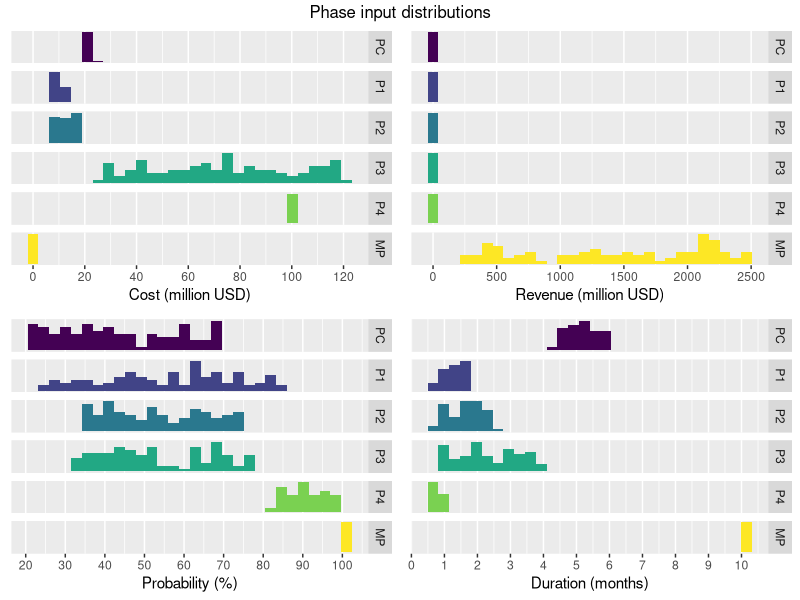
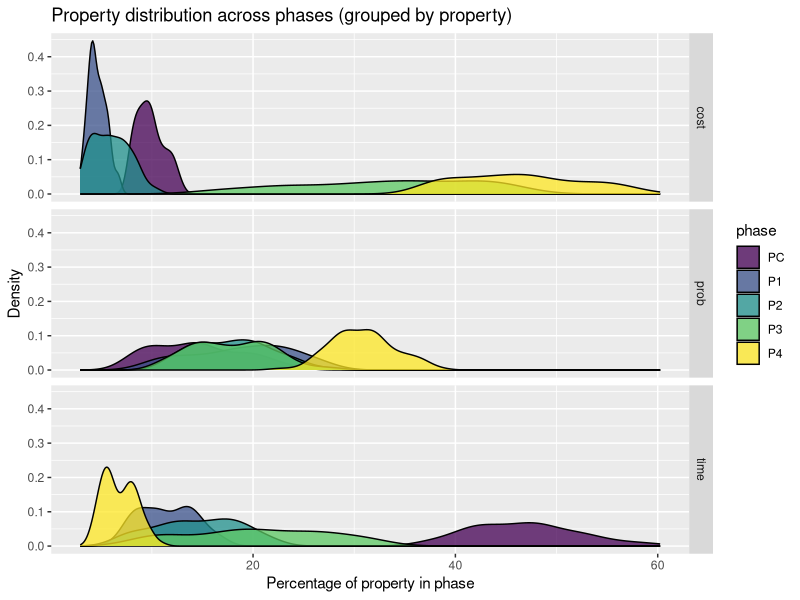
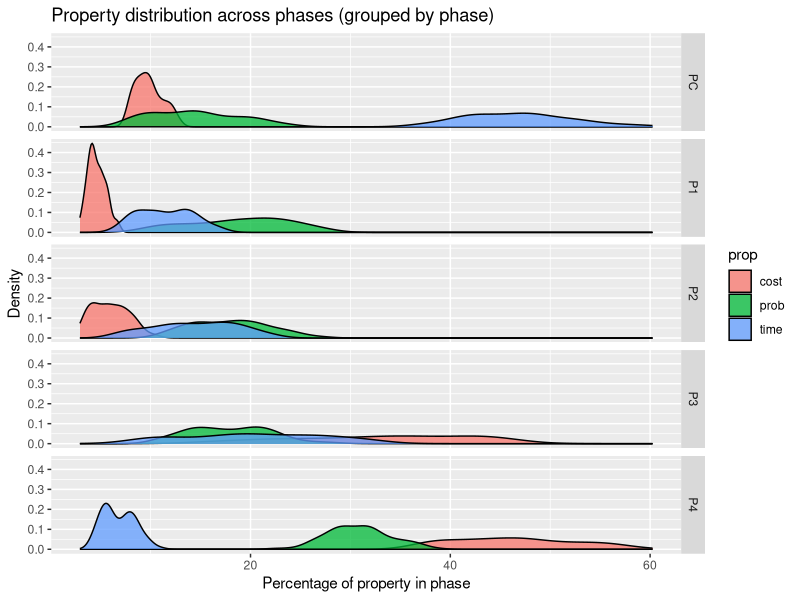
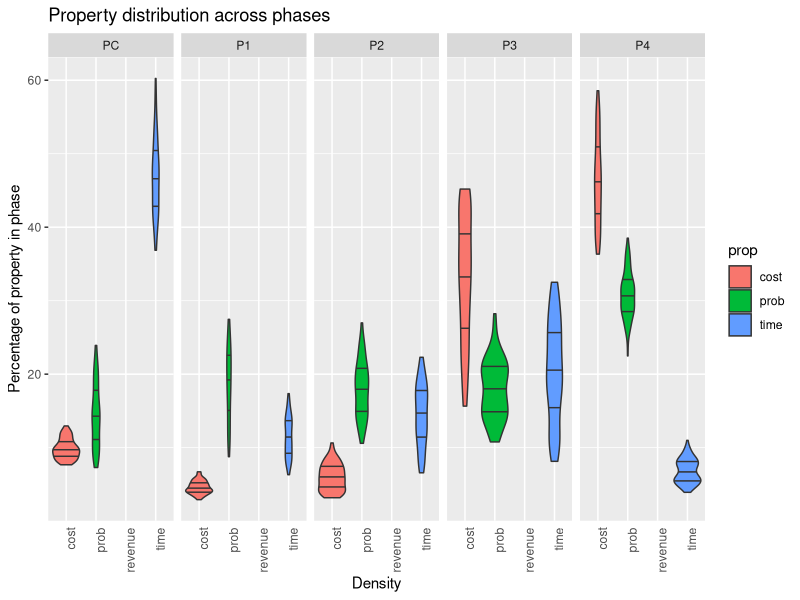
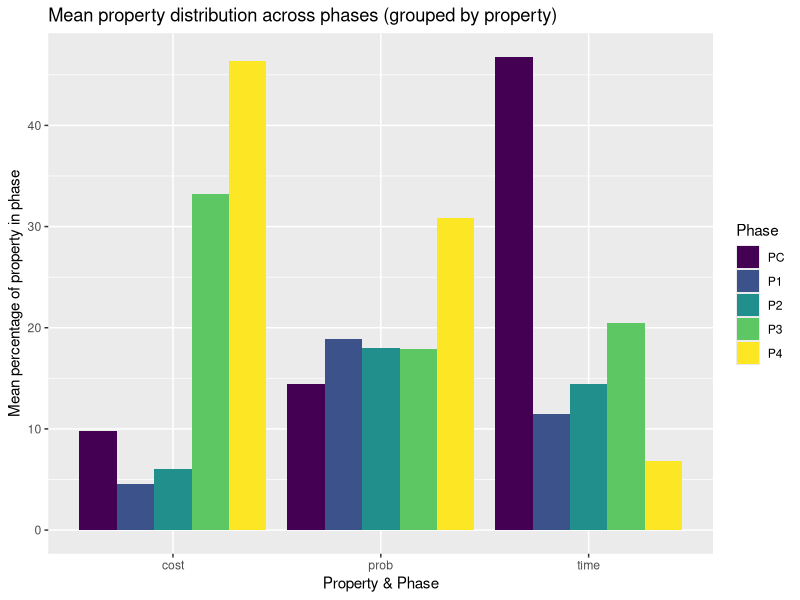
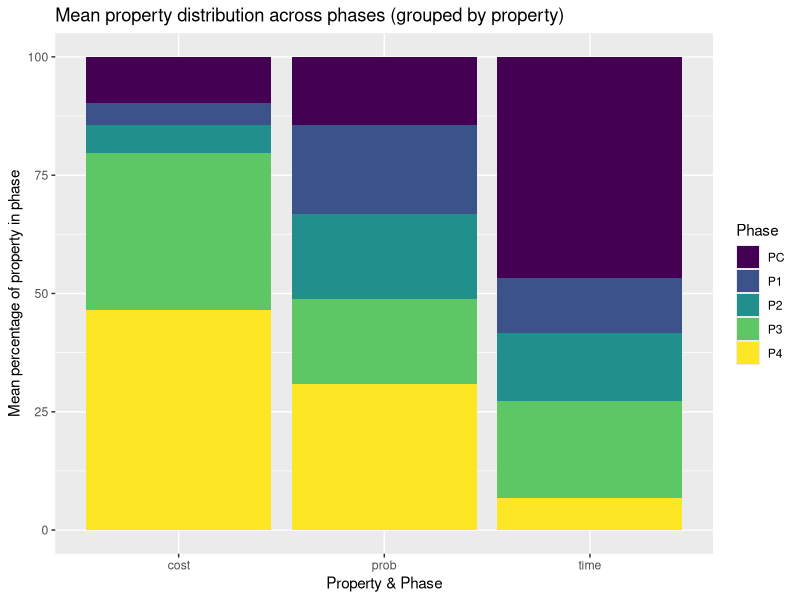
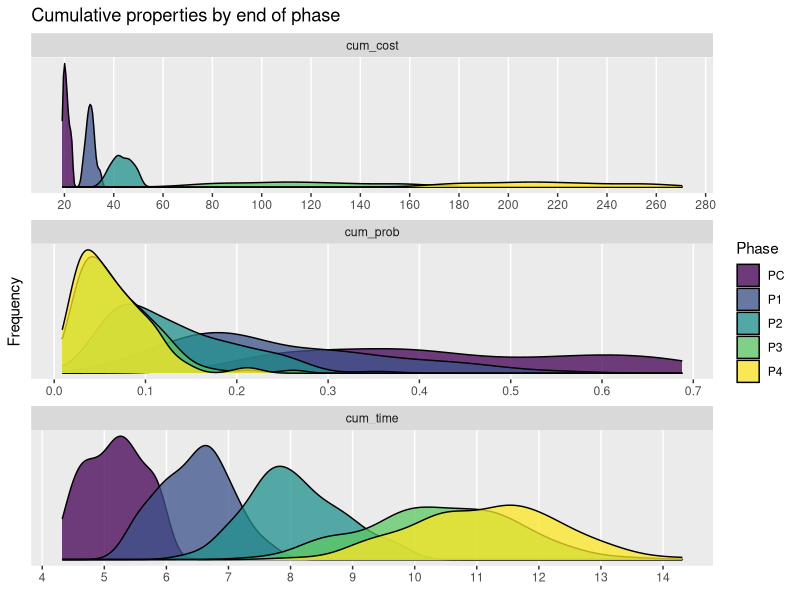
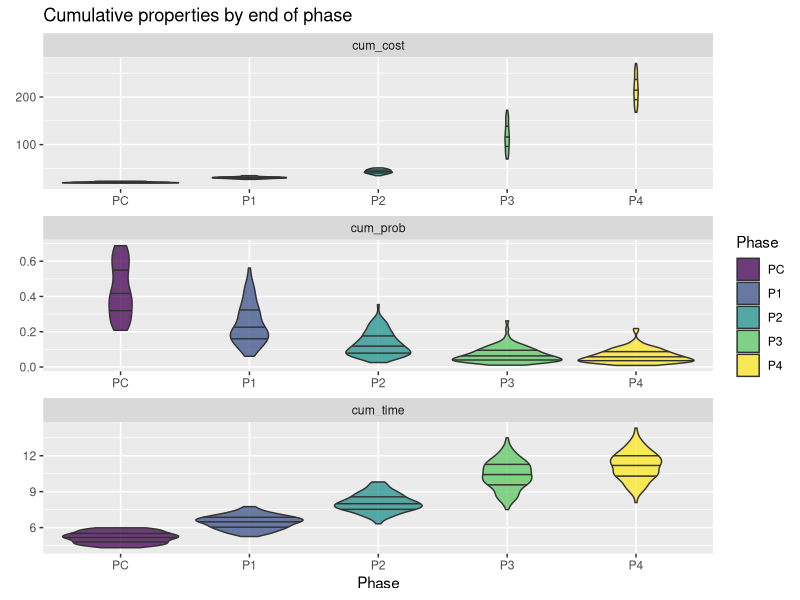

Reproduce these figures in R, in order.
# Dependencies
library(dplyr)
library(forcats)
library(ggplot2)
library(ggridges)
library(tidyr)
library(gridExtra)

# Visual config
options(tibble.width = Inf) # Always print all tibble cols

# Data config
set.seed(1)
N     = 100
YEARS = 25


# Factors
PHASES <- c('PC','P1','P2','P3','P4','MP')


# ========= SAMPLING ================

# Same across all phases
discount.rate <- runif(N, 0.09, 0.24)

# Sample: Pre Clinical
pc <- tibble(subject=1:N, phase=factor('PC', levels=PHASES, ordered=TRUE))
pc$time             <- runif(N, min=4.3, max=6)
pc$cost             <- runif(N, min=19, max=23.2)
pc$revenue          <- rep(0, N)
pc$prob             <- runif(N, min=0.175, max=0.69)
pc$discount.rate    <- discount.rate

# Sample: Phase 1
p1 <- tibble(subject=1:N, phase=factor('P1', levels=PHASES, ordered=TRUE))
p1$time             <- runif(N, min=0.75, max=1.8)
p1$prob             <- runif(N, min=0.25, max=0.837)
p1$cost             <- runif(N, min=7.3, max=12)
p1$revenue          <- rep(0, N)
p1$discount.rate    <- discount.rate

# Sample: Phase 2
p2 <- tibble(subject=1:N, phase=factor('P2', levels=PHASES, ordered=TRUE))
p2$time             <- runif(N, min=0.75, max=2.5)
p2$revenue          <- rep(0, N)
p2$cost             <- runif(N, min=7.12, max=18.72)
p2$prob             <- runif(N, min=0.34, max=0.74)
p2$discount.rate    <- discount.rate

# Sample: Phase 3
p3 <- tibble(subject=1:N, phase=factor('P3', levels=PHASES, ordered=TRUE))
p3$cost             <- runif(N, min=26.88, max=121.68)
p3$prob             <- runif(N, min=0.314, max=0.786)
p3$time             <- runif(N, min=0.83, max=3.9)
p3$revenue          <- rep(0, N)
p3$discount.rate    <- discount.rate

# Sample: Phase 4
p4 <- tibble(subject=1:N, phase=factor('P4', levels=PHASES, ordered=TRUE))
p4$time             <- runif(N, min=0.5, max=1.04)
p4$prob             <- runif(N, min=0.83, max=0.99)
p4$cost             <- rep(98.297168, N)
p4$revenue          <- rep(0, N)
p4$discount.rate    <- discount.rate

# Sample: Market sales
sales <- tibble(subject=1:N, phase=factor('MP', levels=PHASES, ordered=TRUE))
sales$prob          <- 1
sales$cost          <- 0
sales$revenue       <- runif(N, min=218, max=2500)
sales$time          <- 10
sales$discount.rate <- discount.rate

# Combine all phases into single dataset
phases <- bind_rows(pc, p1, p2, p3, p4, sales)

# Group by subject
phases <- phases %>% group_by(subject)

# ========= END SAMPLING ================



# Add: timestamps to every observation
phases <- phases %>% mutate(t = cumsum(time) - time)

# Compute: precompute cashflow since it's used alot
phases$cashflow <- phases$revenue - phases$cost

# Compute: cumulative phase properties
phases <- phases %>% group_by(subject) %>%
  mutate(cum_cost = cumsum(cost),
         cum_revenue = cumsum(revenue),
         cum_time    = cumsum(time),
         cum_prob    = cumprod(prob))


# Compute: Cost/revenue slopes and offsets to allow computing discrete
# cashflows for years TODO: Separate market into separate dataset and then do
# the yearly2 calc for two datasets so that we don't have to deal with
# exceptions and instead simply assume that everything is either constantly or
# linearly distributed in the development and market data set respectively.
phases$cost.a     <- ifelse(phases$phase=='MP', ((phases$cost * 2 / (phases$time + 1)) / phases$time), 0)
phases$cost.b     <- ifelse(phases$phase=='MP', 0, (phases$cost / phases$time))
phases$revenue.a  <- ifelse(phases$phase=='MP', ((phases$revenue * 2 / (phases$time + 1)) / phases$time), 0)
phases$revenue.b  <- ifelse(phases$phase=='MP', 0, (phases$revenue / phases$time))
phases$prob.a     <- 0
phases$prob.b     <- phases$prob ^ (1/phases$time)


# Plot: phase property distributions
p1 <- ggplot(phases, aes(cost, fill=phase)) +
  geom_histogram() +
  facet_grid(phase ~ ., scale='free_y') +
  theme(axis.title.y=element_blank(),
        axis.text.y=element_blank(),
        axis.ticks.y=element_blank(),
        panel.grid.minor.y=element_blank(),
        panel.grid.major.y=element_blank(),
        legend.position='none') +
  scale_x_continuous(breaks = scales::pretty_breaks(n = 8)) +
  xlab('Cost (million USD)')
p2 <- ggplot(phases, aes(revenue, fill=phase)) +
  geom_histogram() +
  facet_grid(phase ~ ., scale='free_y') +
  theme(axis.title.y=element_blank(),
        axis.text.y=element_blank(),
        axis.ticks.y=element_blank(),
        panel.grid.minor.y=element_blank(),
        panel.grid.major.y=element_blank(),
        legend.position='none') +
  xlab('Revenue (million USD)')
p3 <- ggplot(phases, aes(prob*100, fill=phase)) +
  geom_histogram() +
  facet_grid(phase ~ ., scale='free_y') +
  theme(axis.title.y=element_blank(),
        axis.text.y=element_blank(),
        axis.ticks.y=element_blank(),
        panel.grid.minor.y=element_blank(),
        panel.grid.major.y=element_blank(),
        legend.position='none') +
  scale_x_continuous(breaks = scales::pretty_breaks(n = 10)) +
  xlab('Probability (%)')
p4 <- ggplot(phases, aes(time, fill=phase)) +
  geom_histogram() +
  facet_grid(phase ~ ., scale='free_y') +
  theme(axis.title.y=element_blank(),
        axis.text.y=element_blank(),
        axis.ticks.y=element_blank(),
        panel.grid.minor.y=element_blank(),
        panel.grid.major.y=element_blank(),
        legend.position='none') +
  scale_x_continuous(breaks = scales::pretty_breaks(n = 8)) +
  xlab('Duration (months)')
grid.arrange(p1, p2, p3, p4, ncol=2, top='Phase input distributions')

# Transform: phase properties to long from wide
phase_props <- phases %>%
  filter(phase != 'MP') %>%
  select(1:6) %>%
  gather(key='prop', value='value', 3:6) %>%
  group_by(subject, prop) %>%
  mutate(total = sum(value),
         ratio = value / total) # NOTE: will cause NaN if 0/0

# Transform: cumulative phase properties to long from wide
cum_phase_props <- phases %>%
  filter(phase != 'MP') %>%
  select(c(1, 2, cum_cost:cum_prob)) %>%
  gather(key='prop', value='value', cum_cost:cum_prob)

# Plot: property distribution across phases
ggplot(filter(phase_props, !is.na(ratio)), aes(ratio*100, fill=phase)) +
  geom_density(alpha=0.75) +
  ggtitle('Property distribution across phases (grouped by property)') +
  facet_grid(prop ~ .) +
  xlab('Percentage of property in phase') + ylab('Density')
ggplot(phase_props, aes(ratio*100, fill=prop)) +
  geom_density(alpha=0.75) +
  ggtitle('Property distribution across phases (grouped by phase)') +
  facet_grid(phase ~ .) +
  xlab('Percentage of property in phase') + ylab('Density')
ggplot(phase_props, aes(x=prop,y=ratio*100, fill=prop)) +
  geom_violin(draw_quantiles=c(0.25, 0.5, 0.75)) +
  ggtitle('Property distribution across phases') +
  facet_grid(~ phase) +
  theme(axis.text.x = element_text(angle = 90, hjust = 1),
        axis.ticks.x=element_blank()) +
  ylab('Percentage of property in phase') + xlab('Density')

# Summarize: property distribution across phases
phase_props_summary <- phase_props %>%
  group_by(phase, prop) %>%
  summarise(ratio.mean = mean(ratio))

# Plot: summary of property distribution across phases
ggplot(filter(phase_props_summary, is.finite(ratio.mean)), aes(x=prop, y=ratio.mean * 100)) +
  geom_bar(stat='identity', aes(fill=phase), position='dodge') +
  labs(fill='Phase') +
  xlab('Property & Phase') + ylab('Mean percentage of property in phase') +
  ggtitle('Mean property distribution across phases (grouped by property)')

# Plot: summary of property distribution across phases
ggplot(filter(phase_props_summary, is.finite(ratio.mean)), aes(x=prop, y=ratio.mean * 100)) +
  geom_bar(stat='identity', aes(fill=phase), position='stack') +
  labs(fill='Phase') +
  xlab('Property & Phase') + ylab('Mean percentage of property in phase') +
  ggtitle('Mean property distribution across phases (grouped by property)')

# Plot: cumulative properties per phase (density plot)
ggplot(filter(cum_phase_props, prop!='cum_revenue'),
       aes(value, fill=phase)) +
  facet_wrap(prop ~ ., scale='free', ncol=1) +
  geom_density(alpha=0.75) +
  theme(axis.text.y=element_blank(), axis.ticks.y=element_blank(),
        panel.grid.minor.y=element_blank(),
        panel.grid.minor.x=element_blank(),
        panel.grid.major.y=element_blank()) +
  scale_x_continuous(breaks = scales::pretty_breaks(n = 10)) +
  ggtitle('Cumulative properties by end of phase') +
  ylab('Frequency') + xlab(element_blank()) + labs(fill='Phase')

# Plot: cumulative properties per phase (violin plot)
ggplot(filter(cum_phase_props, prop!='cum_revenue'),
       aes(phase, value, fill=phase)) +
  geom_violin(draw_quantiles=c(0.25, 0.5, 0.75), alpha=0.75) +
  facet_wrap(prop ~ ., scale='free', ncol=1) +
  ggtitle('Cumulative properties by end of phase') +
  xlab('Phase') + ylab(element_blank()) + labs(fill='Phase')



# Transform: Cartesian product of phases (phase from phase)
phases_from_phases <- tibble()
for (from in PHASES) {
  pfp <- phases %>%
    filter(phase >= from) %>%
    group_by(subject) %>%
    transmute(phase = phase,
           from = factor(from, levels=PHASES, ordered=TRUE),
           time.to = cumsum(time) - time,
           # Compute: PVs
           cost.pv    = cost / ((1 + discount.rate) ^ time.to),
           revenue.pv = revenue / ((1 + discount.rate) ^ time.to))
  phases_from_phases <- bind_rows(phases_from_phases, pfp)
}


# Plot: PV of different properties from different phases (violin matrices)
ggplot(filter(phases_from_phases, cost.pv>0), aes(phase, cost.pv, fill=from)) +
  geom_violin(draw_quantiles=c(0.25, 0.5, 0.75), alpha=0.75) +
  ggtitle('Cost PV (present value) from the perspective of different phases') +
  facet_grid(rows=vars(from), cols=vars(phase), scales='free')
ggplot(filter(phases_from_phases, revenue.pv>0), aes(phase, revenue.pv, fill=from)) +
  geom_violin(draw_quantiles=c(0.25, 0.5, 0.75), alpha=0.75) +
  ggtitle('Revenue PV (present value) from the perspective of different phases')
  #facet_grid(rows=vars(from), cols=vars(phase), scales='free')
ggplot(filter(phases_from_phases, (revenue.pv-cost.pv)!=0), aes(phase, (revenue.pv-cost.pv), fill=from)) +
  geom_violin(draw_quantiles=c(0.25, 0.5, 0.75), alpha=0.75) +
  ggtitle('PV (present value) from the perspective of different phases') +
  facet_grid(rows=vars(from), cols=vars(phase), scales='free')

# Plot: PV of different properties from different phases (density plots)
# TODO: Why is P4 from P4 not a single line since it's a constant value?
# SOLUTION: Increase bandwidth (bw). Not sure if it's an appropriate solution
# though. Or switch to histograms.
phases_from_phases %>% filter(cost.pv > 0) %>%
  ggplot(aes(cost.pv, fill=from)) +
  geom_density(alpha=0.3) +
  ggtitle('Cost PV (present value) from the perspective of different phases') +
  facet_grid(phase ~ ., scales='free_y') +
  theme(axis.text.y = element_blank(), axis.ticks.y = element_blank()) +
  xlab('PV (million USD)') + ylab('Density')
phases_from_phases %>% filter(revenue.pv > 0) %>%
  ggplot(aes(revenue.pv, fill=from)) +
  geom_density(alpha=0.3) +
  ggtitle('Revenue PV (present value) from the perspective of different phases') +
  facet_grid(phase ~ ., scales='free_y') +
  theme(axis.text.y = element_blank(), axis.ticks.y = element_blank()) +
  xlab('PV (million USD)') + ylab('Density')


# Transform: PV means per view
phases_from_phases_summary <- phases_from_phases %>% group_by(phase, from) %>%
  summarise(revenue.pv.mean  = mean(revenue.pv),
            cost.pv.mean     = mean(cost.pv),
            time.to.mean     = mean(time.to))

# Plot: mean PVs of props for phases from phases
phases_from_phases_summary %>%
  filter(cost.pv.mean > 0) %>%
  ggplot(aes(phase, cost.pv.mean)) +
  geom_bar(stat='identity', aes(fill=from), position='dodge') + ylab('PV (cost)') +
  ggtitle('Mean cost PV of phase from the perspective of different phases')

phases_from_phases_summary %>%
  ggplot(aes(phase, (revenue.pv.mean - cost.pv.mean))) +
  geom_bar(stat='identity', aes(fill=from), position='dodge') + ylab('PV (cashflow)') +
  ggtitle('Mean cashflow PV of phase from the perspective of different phases')

# TODO: This plot feels out of place, and if this is plotted I guess remaining
# probability should be plotted as well.
phases_from_phases_summary %>%
  filter(time.to.mean > 0) %>%
  ggplot(aes(phase, time.to.mean)) +
  geom_bar(stat='identity', aes(fill=from), position='dodge') + ylab('Time to') +
  ggtitle('Mean time remaining to different phases from different phases')


# Transform: To cashflows over time (phase yearly)
phase_years <- tibble()
for (x in 1:ceiling(max(phases$time) + 1)) {
  # Prepare
  within_phase   <- x <= phases$time
  not_whole_year <- x-phases$time>0 & x-phases$time<1
  #base_cashflow      <- ifelse(within_phase, phases$cashflow.a * x + phases$cashflow.b, 0)
  #remainder_cashflow <- ifelse(not_whole_year, (phases$time-floor(phases$time))*(phases$cashflow/phases$time), 0)
  base_cost          <- ifelse(within_phase, phases$cost.a * x + phases$cost.b, 0)
  remainder_cost     <- ifelse(not_whole_year, (phases$time-floor(phases$time))*(phases$cost/phases$time), 0)
  base_revenue       <- ifelse(within_phase, phases$revenue.a * x + phases$revenue.b, 0)
  remainder_revenue  <- ifelse(not_whole_year, (phases$time-floor(phases$time))*(phases$revenue/phases$time), 0)
  base_prob          <- ifelse(within_phase, phases$prob.a * x + phases$prob.b, 0)
  remainder_prob     <- ifelse(not_whole_year, phases$prob / ((phases$prob.a*x+phases$prob.b) ^ floor(phases$time)), 0)
  # NOTE: The remainder is computed by assuming that the value is evenly
  # distributed over the whole phase (i.e. constantly). If this is not true
  # then the remainder will be incorrectly computed. However, since we assume
  # that phase properties are indeed constantly distributed over the course of
  # the phase, it is not a problem for phase properties. While we do assume
  # that market sales grow linearly this is not a problem since there will be
  # no remainder given that we assume that all markets span 10 years. However,
  # please be very careful and make sure you get this right!!
  # NOTE: This computation is a bit odd since there will never be a base
  # cashflow and a remainder at the same time.
  # Make data frame
  discount.rate  <- phases$discount.rate
  time           <- phases$time
  cost           <- base_cost + remainder_cost
  revenue        <- base_revenue + remainder_revenue
  prob           <- base_prob + remainder_prob
  subject        <- phases$subject
  phase.year     <- x
  phase          <- phases$phase
  t              <- phases$t + phase.year - 1
  df             <- tibble(subject, phase.year, t, phase, cost, revenue, prob, time, discount.rate)
  df             <- df[cost != 0 | revenue != 0 | prob > 0, ] # No need to keep years without cashflow
  phase_years    <- bind_rows(phase_years, df)
}

# Plot: Properties per phase year of different phases
ggplot(phase_years, aes(as.factor(phase.year), cost, fill=phase)) +
  geom_boxplot(alpha=0.6) +
  facet_wrap(.~phase, scale='free', nrow=2) +
  xlab('Phase year (note: phase duration vary across projects and phases)') +
  theme(legend.position='none') +
  ggtitle('Cost of year in phase')
ggplot(phase_years, aes(as.factor(phase.year), revenue, fill=phase)) +
  geom_boxplot(alpha=0.6) +
  facet_wrap(.~phase, scale='free', nrow=2) +
  xlab('Phase year (note: phase duration vary across projects and phases)') +
  theme(legend.position='none') +
  ggtitle('Revenue of year in phase')
ggplot(phase_years, aes(as.factor(phase.year), prob, fill=phase)) +
  geom_boxplot(alpha=0.6) +
  facet_wrap(.~phase, scale='free', nrow=2) +
  xlab('Phase year (note: phase duration vary across projects and phases)') +
  theme(legend.position='none') +
  ggtitle('Probability of success of year in phase')

# Summarize: phase years
phase_years_summary <- phase_years %>%
  group_by(phase, phase.year) %>%
  summarize(cost.mean    = mean(cost),
            prob.mean    = mean(prob),
            revenue.mean = mean(revenue))

# Plot: Mean properties per phase year of different phases
p1 <- ggplot(phase_years_summary, aes(phase.year, cost.mean, color=phase)) +
  geom_line() + geom_point() + ggtitle('Mean cost of year in phase')
p2 <- ggplot(phase_years_summary, aes(phase.year, revenue.mean, color=phase)) +
  geom_line() + geom_point() + ggtitle('Mean revenue of year in phase')
p3 <- ggplot(phase_years_summary, aes(phase.year, prob.mean, color=phase)) +
  geom_line() + geom_point() + ggtitle('Mean probability of success of year in phase')
grid.arrange(p1, p2, p3, ncol=1)


# Transform: Phase years from different phases
phase_years_from_phases <- tibble()
for (from in PHASES) {
  pyfp <- phase_years %>%
    filter(phase >= from) %>%
    group_by(subject) %>%
    arrange(subject, t) %>%
    mutate(from          = factor(from, levels=PHASES, ordered=TRUE),
           time.to       = t - min(t),
           cashflow      = revenue - cost,
           cum.cost      = cumsum(cost),
           cum.revenue   = cumsum(revenue),
           cum.cashflow  = cum.revenue - cum.cost,
           rem.prob      = prod(prob) / cumprod(prob) * prob,
           cum.prob      = cumprod(prob),
           prob.to       = cum.prob / prob,
           # cost
           cost.rv         = cost * prob.to, # TODO:ok?
           cost.rv.cum     = cumsum(cost.rv),
           cost.pv         = cost / ((1 + discount.rate) ^ time.to),
           cost.rpv        = (cost / ((1 + discount.rate) ^ time.to)) * prob.to,
           cost.npv        = cumsum(cost.pv),
           cost.rnpv       = cumsum(cost.rpv), # TODO:ok?
           # revenue
           revenue.rv      = revenue * prob.to, # TODO:ok?
           revenue.rv.cum  = cumsum(revenue.rv),
           revenue.pv      = revenue / ((1 + discount.rate) ^ time.to),
           revenue.rpv     = (revenue / ((1 + discount.rate) ^ time.to)) * prob.to,
           revenue.npv     = cumsum(revenue.pv),
           revenue.rnpv    = cumsum(revenue.rpv), # TODO:ok?
           # cashflow
           cashflow.rv     = revenue.rv - cost.rv,
           cashflow.rv.cum = revenue.rv.cum - cost.rv.cum,
           cashflow.pv     = revenue.pv - cost.pv,
           cashflow.rpv    = revenue.rpv - cost.rpv,
           cashflow.npv    = revenue.npv - cost.npv,
           cashflow.rnpv   = revenue.rnpv - cost.rnpv,
           # year
           year            = floor(time.to)
           )
  phase_years_from_phases <- bind_rows(phase_years_from_phases, pyfp)
}

# Transform: Phase years from different phases
phase_years_from_years <- tibble()
for (yr in 1:(ceiling(max(phase_years$t)) + 1)) {
  pyfy <- phase_years %>%
    filter(t >= yr) %>%
    group_by(subject) %>%
    arrange(subject, t) %>%
    mutate(from            = yr,
           time.to         = t - min(t),
           cashflow        = revenue - cost,
           cum.cost        = cumsum(cost),
           cum.revenue     = cumsum(revenue),
           cum.cashflow    = cum.revenue - cum.cost,
           rem.prob        = prod(prob) / cumprod(prob) * prob,
           cum.prob        = cumprod(prob),
           prob.to         = cum.prob / prob,
           # cost
           cost.rv         = cost * prob.to, # TODO:ok?
           cost.rv.cum     = cumsum(cost.rv),
           cost.pv         = cost / ((1 + discount.rate) ^ time.to),
           cost.rpv        = (cost / ((1 + discount.rate) ^ time.to)) * prob.to,
           cost.npv        = cumsum(cost.pv),
           cost.rnpv       = cumsum(cost.rpv), # TODO:ok?
           # revenue
           revenue.rv      = revenue * prob.to, # TODO:ok?
           revenue.rv.cum  = cumsum(revenue.rv),
           revenue.pv      = revenue / ((1 + discount.rate) ^ time.to),
           revenue.rpv     = (revenue / ((1 + discount.rate) ^ time.to)) * prob.to,
           revenue.npv     = cumsum(revenue.pv),
           revenue.rnpv    = cumsum(revenue.rpv), # TODO:ok?
           # cashflow
           cashflow.rv     = revenue.rv - cost.rv,
           cashflow.rv.cum = revenue.rv.cum - cost.rv.cum,
           cashflow.pv     = revenue.pv - cost.pv,
           cashflow.rpv    = revenue.rpv - cost.rpv,
           cashflow.npv    = revenue.npv - cost.npv,
           cashflow.rnpv   = revenue.rnpv - cost.rnpv,
           # year
           year            = floor(time.to)
           )
  phase_years_from_years <- bind_rows(phase_years_from_years, pyfy)
}

# Plot: Yearly data from different phases
for (ph in c('PC')) {
  sub <- filter(phase_years_from_phases, from == ph)
  p1 <- ggplot(sub, aes(as.factor(year), cashflow)) +
    scale_y_continuous(breaks = scales::pretty_breaks(n = 8)) +
    ggtitle('Not capitalized') +
    xlab(element_blank()) + ylab(element_blank()) +
    geom_boxplot(fill='#f8766d')
  p2 <- ggplot(sub, aes(as.factor(year), cashflow.rv)) +
    scale_y_continuous(breaks = scales::pretty_breaks(n = 8)) +
    ggtitle('RV') +
    xlab(element_blank()) + ylab(element_blank()) +
    geom_boxplot(fill='#f8766d')
  p3 <- ggplot(sub, aes(as.factor(year), cashflow.pv)) +
    scale_y_continuous(breaks = scales::pretty_breaks(n = 8)) +
    ggtitle('PV') +
    xlab(element_blank()) + ylab(element_blank()) +
    geom_boxplot(fill='#f8766d')
  p4 <- ggplot(sub, aes(as.factor(year), cashflow.rpv)) +
    scale_y_continuous(breaks = scales::pretty_breaks(n = 8)) +
    ggtitle('rPV') +
    xlab(element_blank()) + ylab(element_blank()) +
    geom_boxplot(fill='#f8766d')
  p5 <- ggplot(sub, aes(as.factor(year), cum.cashflow)) +
    scale_y_continuous(breaks = scales::pretty_breaks(n = 8)) +
    ggtitle('Not capitalized') +
    xlab(element_blank()) + ylab(element_blank()) +
    geom_boxplot(fill='#00bfc4')
  p6 <- ggplot(sub, aes(as.factor(year), cashflow.rv.cum)) +
    scale_y_continuous(breaks = scales::pretty_breaks(n = 8)) +
    ggtitle('Cumulative RV') +
    xlab(element_blank()) + ylab(element_blank()) +
    geom_boxplot(fill='#00bfc4')
  p7 <- ggplot(sub, aes(as.factor(year), cashflow.npv)) +
    scale_y_continuous(breaks = scales::pretty_breaks(n = 8)) +
    ggtitle('NPV (cumulative PV)') +
    xlab(element_blank()) + ylab(element_blank()) +
    geom_boxplot(fill='#00bfc4')
  p8 <- ggplot(sub, aes(as.factor(year), cashflow.rnpv)) +
    scale_y_continuous(breaks = scales::pretty_breaks(n = 8)) +
    ggtitle('rNPV (cumulative rPV)') +
    xlab(element_blank()) + ylab(element_blank()) +
    geom_boxplot(fill='#00bfc4')
  grid.arrange(p1, p2, p3, p4, nrow=2, top=sprintf('Cashflow per year from %s', ph))
  grid.arrange(p5, p6, p7, p8, nrow=2, top=sprintf('Cumulative cashflow per year (i.e. value at different exit-points/targets) from %s', ph))
}



# # # # # # #



# Summarize: phase years from years
phase_years_from_years_summary <- phase_years_from_years %>%
  group_by(year, from) %>%
  summarize(cum.mean    = mean(cum.cashflow),
            rv.cum.mean = mean(cashflow.rv.cum),
            npv.mean    = mean(cashflow.npv),
            rnpv.mean   = mean(cashflow.rnpv))

# Summarize: phase years from phases
phase_years_from_phases_summary <- phase_years_from_phases %>%
  group_by(year, from) %>%
  summarize(cum.mean    = mean(cum.cashflow),
            rv.cum.mean = mean(cashflow.rv.cum),
            npv.mean    = mean(cashflow.npv),
            rnpv.mean   = mean(cashflow.rnpv))

# Transform: phase years from years summary from wide to long
phase_years_from_years_summary_long <- phase_years_from_years_summary %>%
  gather('valuation', 'value', -year, -from)

# Transform: phase years from phases summary from wide to long
phase_years_from_phases_summary_long <- phase_years_from_phases_summary %>%
  gather('valuation', 'value', -year, -from)



# # # # # # #



# Plot: mean rnpv/npv over time (from pc)
# TODO: P4 has a very dramatic drop in the last year, why? That makes no sense?
ggplot(filter(phase_years_from_phases_summary_long,
              valuation!='cum.mean' & valuation!='rv.cum.mean'
              ),
       aes(year, value, color=valuation)) +
  geom_line() +
  geom_point() +
  scale_x_continuous(breaks = scales::pretty_breaks(n = 10)) +
  ylab('Valuation statistic') +
  facet_wrap(from~., scale='free', ncol=2) +
  ggtitle('Valuation of different exit years starting from different phases')



# # # # # # #



# Transform: Compute final year npv values (from phases)
# TODO: Not sure if final year is NPV is becoming skewed by zero cashflow years
# in the end. It seems to me that it shouldn't be a problem but: make some
# calculations to ensure that this is definitely not a problem!
final_year_from_phases <- phase_years_from_phases %>%
  group_by(subject, from) %>%
  filter(year == max(year)) %>%
  summarise(cashflow.npv    = tail(cashflow.npv, n=1),
            cashflow.rnpv   = tail(cashflow.rnpv, n=1),
            cum.cashflow    = tail(cum.cashflow, n=1),
            cashflow.rv.cum = tail(cashflow.rv.cum, n=1),
            )

# Transform: Compute final year npv values (from years)
final_year_from_years <- phase_years_from_years %>%
  group_by(subject, from) %>%
  filter(year == max(year)) %>%
  summarise(cashflow.npv    = tail(cashflow.npv, n=1),
            cashflow.rnpv   = tail(cashflow.rnpv, n=1),
            cum.cashflow    = tail(cum.cashflow, n=1),
            cashflow.rv.cum = tail(cashflow.rv.cum, n=1),
            )

# Summarize: Final year from phases
final_year_from_phases_summary <- final_year_from_phases %>%
  group_by(from) %>%
  summarize(npv.mean    = mean(cashflow.npv),
            rnpv.mean   = mean(cashflow.rnpv),
            cum.mean    = mean(cum.cashflow),
            cum.rv.mean = mean(cashflow.rv.cum))

# Summarize: Final year from year
final_year_from_years_summary <- final_year_from_years %>%
  group_by(from) %>%
  summarize(npv.mean    = mean(cashflow.npv),
            rnpv.mean   = mean(cashflow.rnpv),
            cum.mean    = mean(cum.cashflow),
            cum.rv.mean = mean(cashflow.rv.cum))

# Transform: Final year from phases summary from wide to long
final_year_from_phases_summary_long <- final_year_from_phases_summary %>%
  gather('valuation', 'value', -from)

# Transform: Final year from years summary from wide to long
final_year_from_years_summary_long <- final_year_from_years_summary %>%
  gather('valuation', 'value', -from)



# # # # # # #



# Plot: mean rnpv/npv over time (from phases)
# TODO: Should plot at start of phase rather than at end of phase!
p1 <- ggplot(filter(final_year_from_phases_summary_long,
                    valuation=='npv.mean' | valuation=='rnpv.mean'),
             aes(from, value, color=valuation, group=valuation)) +
  geom_line() + geom_point() +
  scale_y_continuous(breaks = scales::pretty_breaks(n = 10)) +
  ggtitle('Project value, starting from various phases')

# Plot: final value starting from different phases
p2 <- ggplot(final_year_from_phases_summary_long,
             aes(from, value, color=valuation, group=valuation)) +
  geom_line() + geom_point() +
  scale_y_continuous(breaks = scales::pretty_breaks(n = 10)) +
  ggtitle('Project value, starting from various phases')

grid.arrange(p1, p2, ncol=1)



# # # # # # #



# Plot: mean rnpv/npv over time (from years)
p1 <- ggplot(filter(final_year_from_years_summary_long,
                    valuation=='npv.mean' | valuation=='rnpv.mean'),
             aes(from, value, color=valuation)) +
  geom_line() + geom_point() +
  scale_y_continuous(breaks = scales::pretty_breaks(n = 10)) +
  scale_x_continuous(breaks = scales::pretty_breaks(n = 10)) +
  ggtitle('Project value, starting from various years')

# Plot: final value starting from different years
p2 <- ggplot(final_year_from_years_summary_long,
             aes(from, value, color=valuation)) +
  geom_line() + geom_point() +
  scale_x_continuous(breaks = scales::pretty_breaks(n = 10)) +
  scale_y_continuous(breaks = scales::pretty_breaks(n = 10)) +
  ggtitle('Project value, starting from various years')

grid.arrange(p1, p2, ncol=1)



# # # # # # #



# Plot: Final year NPV starting from different phases (histogram)
summary <- final_year_from_phases %>%
  group_by(from) %>%
  summarize(median = median(cashflow.npv))
ggplot(final_year_from_phases, aes(cashflow.npv, fill=from)) +
  geom_histogram(aes(y=..density..)) +
  geom_density(col='black', fill='transparent') +
  geom_vline(data=summary, aes(xintercept=median), colour='red') +
  theme(axis.text.y=element_blank(),
        axis.ticks.y=element_blank(),
        panel.grid.minor.y=element_blank(),
        panel.grid.major.y=element_blank(),
        legend.position='none') +
  facet_grid(from~., scale='free_y') +
  scale_x_continuous(breaks = scales::pretty_breaks(n = 20)) +
  ggtitle('Project NPV starting from different phases')

sub <- phase_years_from_phases %>%
  filter(from == 'PC') %>%
  group_by(subject, phase) %>%
  summarise(cashflow.npv = tail(revenue.npv, n=1) - tail(cost.npv, n=1))

ggplot(sub, aes(cashflow.npv, phase)) +
  geom_density_ridges(quantile_lines = TRUE) +
  scale_x_continuous(breaks = scales::pretty_breaks(n = 10)) +
  ggtitle('NPV density when exiting at the end(?) of different phases, starting from PC') +
  xlab('NPV') + ylab('Exit year')
